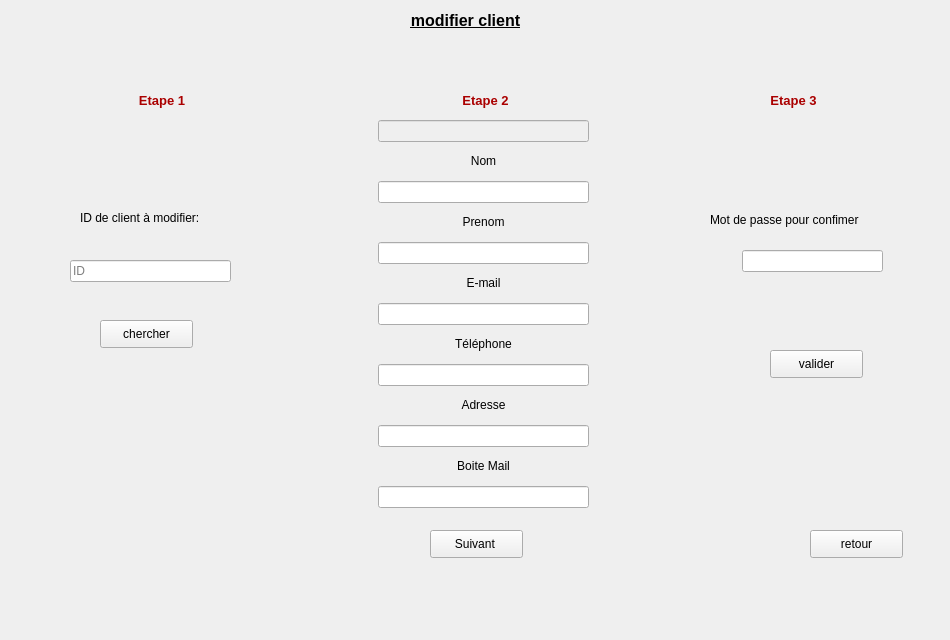
        <widget class="QWidget" name="tab_8">
         <attribute name="title">
          <string>Modifier</string>
         </attribute>
         <widget class="QLabel" name="label_83">
          <property name="geometry">
           <rect>
            <x>0</x>
            <y>-10</y>
            <width>941</width>
            <height>631</height>
           </rect>
          </property>
          <property name="text">
           <string/>
          </property>
          <property name="pixmap">
           <pixmap>../../Desktop/images qt/fond.jpg</pixmap>
          </property>
          <property name="scaledContents">
           <bool>true</bool>
          </property>
         </widget>
         <widget class="QLabel" name="label_84">
          <property name="geometry">
           <rect>
            <x>10</x>
            <y>0</y>
            <width>911</width>
            <height>41</height>
           </rect>
          </property>
          <property name="text">
           <string>&lt;html&gt;&lt;head/&gt;&lt;body&gt;&lt;p align=&quot;center&quot;&gt;&lt;span style=&quot; font-size:12pt; font-weight:600; text-decoration: underline;&quot;&gt;modifier client&lt;/span&gt;&lt;/p&gt;&lt;/body&gt;&lt;/html&gt;</string>
          </property>
         </widget>
         <widget class="QPushButton" name="retour_11">
          <property name="geometry">
           <rect>
            <x>810</x>
            <y>530</y>
            <width>93</width>
            <height>28</height>
           </rect>
          </property>
          <property name="text">
           <string>retour</string>
          </property>
         </widget>
         <widget class="QLineEdit" name="toupdate_2">
          <property name="geometry">
           <rect>
            <x>70</x>
            <y>260</y>
            <width>161</width>
            <height>22</height>
           </rect>
          </property>
          <property name="placeholderText">
           <string>ID</string>
          </property>
         </widget>
         <widget class="QLabel" name="label_85">
          <property name="geometry">
           <rect>
            <x>80</x>
            <y>210</y>
            <width>161</width>
            <height>16</height>
           </rect>
          </property>
          <property name="text">
           <string>ID de client à modifier:</string>
          </property>
         </widget>
         <widget class="QPushButton" name="cherchermodifier_2">
          <property name="geometry">
           <rect>
            <x>100</x>
            <y>320</y>
            <width>93</width>
            <height>28</height>
           </rect>
          </property>
          <property name="text">
           <string>chercher</string>
          </property>
         </widget>
         <widget class="QPushButton" name="validermodification_2">
          <property name="geometry">
           <rect>
            <x>770</x>
            <y>350</y>
            <width>93</width>
            <height>28</height>
           </rect>
          </property>
          <property name="text">
           <string>valider</string>
          </property>
         </widget>
         <widget class="QLabel" name="label_86">
          <property name="geometry">
           <rect>
            <x>270</x>
            <y>240</y>
            <width>55</width>
            <height>61</height>
           </rect>
          </property>
          <property name="text">
           <string/>
          </property>
          <property name="pixmap">
           <pixmap>../../Desktop/images qt/fleche_droite.png</pixmap>
          </property>
          <property name="scaledContents">
           <bool>true</bool>
          </property>
         </widget>
         <widget class="QLabel" name="label_87">
          <property name="geometry">
           <rect>
            <x>630</x>
            <y>240</y>
            <width>55</width>
            <height>61</height>
           </rect>
          </property>
          <property name="text">
           <string/>
          </property>
          <property name="pixmap">
           <pixmap>../../Desktop/images qt/fleche_droite.png</pixmap>
          </property>
          <property name="scaledContents">
           <bool>true</bool>
          </property>
         </widget>
         <widget class="QPushButton" name="suivantmodifier_2">
          <property name="geometry">
           <rect>
            <x>430</x>
            <y>530</y>
            <width>93</width>
            <height>28</height>
           </rect>
          </property>
          <property name="text">
           <string>Suivant </string>
          </property>
         </widget>
         <widget class="QLabel" name="image_2">
          <property name="geometry">
           <rect>
            <x>180</x>
            <y>210</y>
            <width>55</width>
            <height>16</height>
           </rect>
          </property>
          <property name="text">
           <string/>
          </property>
          <property name="scaledContents">
           <bool>true</bool>
          </property>
         </widget>
         <widget class="QLabel" name="label_88">
          <property name="geometry">
           <rect>
            <x>753</x>
            <y>90</y>
            <width>81</width>
            <height>21</height>
           </rect>
          </property>
          <property name="text">
           <string>&lt;html&gt;&lt;head/&gt;&lt;body&gt;&lt;p align=&quot;center&quot;&gt;&lt;span style=&quot; font-size:10pt; font-weight:600; color:#aa0000;&quot;&gt;Etape 3&lt;/span&gt;&lt;/p&gt;&lt;/body&gt;&lt;/html&gt;</string>
          </property>
         </widget>
         <widget class="QLabel" name="label_89">
          <property name="geometry">
           <rect>
            <x>130</x>
            <y>90</y>
            <width>64</width>
            <height>21</height>
           </rect>
          </property>
          <property name="text">
           <string>&lt;html&gt;&lt;head/&gt;&lt;body&gt;&lt;p align=&quot;center&quot;&gt;&lt;span style=&quot; font-size:10pt; font-weight:600; color:#aa0000;&quot;&gt;Etape 1&lt;/span&gt;&lt;/p&gt;&lt;/body&gt;&lt;/html&gt;</string>
          </property>
         </widget>
         <widget class="QLineEdit" name="lineEdit_19">
          <property name="geometry">
           <rect>
            <x>742</x>
            <y>250</y>
            <width>141</width>
            <height>22</height>
           </rect>
          </property>
          <property name="echoMode">
           <enum>QLineEdit::Password</enum>
          </property>
         </widget>
         <widget class="QLabel" name="label_90">
          <property name="geometry">
           <rect>
            <x>450</x>
            <y>90</y>
            <width>71</width>
            <height>21</height>
           </rect>
          </property>
          <property name="text">
           <string>&lt;html&gt;&lt;head/&gt;&lt;body&gt;&lt;p align=&quot;center&quot;&gt;&lt;span style=&quot; font-size:10pt; font-weight:600; color:#aa0000;&quot;&gt;    Etape 2&lt;/span&gt;&lt;/p&gt;&lt;/body&gt;&lt;/html&gt;</string>
          </property>
         </widget>
         <widget class="QWidget" name="layoutWidget_2">
          <property name="geometry">
           <rect>
            <x>378</x>
            <y>120</y>
            <width>211</width>
            <height>388</height>
           </rect>
          </property>
          <layout class="QVBoxLayout" name="verticalLayout_18">
           <item>
            <widget class="QLineEdit" name="lineEdit_32">
             <property name="enabled">
              <bool>false</bool>
             </property>
             <property name="readOnly">
              <bool>true</bool>
             </property>
            </widget>
           </item>
           <item>
            <widget class="QLabel" name="label_91">
             <property name="text">
              <string>&lt;html&gt;&lt;head/&gt;&lt;body&gt;&lt;p align=&quot;center&quot;&gt; Nom&lt;/p&gt;&lt;/body&gt;&lt;/html&gt;</string>
             </property>
            </widget>
           </item>
           <item>
            <widget class="QLineEdit" name="lineEdit_33"/>
           </item>
           <item>
            <widget class="QLabel" name="label_92">
             <property name="text">
              <string>&lt;html&gt;&lt;head/&gt;&lt;body&gt;&lt;p align=&quot;center&quot;&gt; Prenom&lt;/p&gt;&lt;/body&gt;&lt;/html&gt;</string>
             </property>
            </widget>
           </item>
           <item>
            <widget class="QLineEdit" name="lineEdit_34"/>
           </item>
           <item>
            <widget class="QLabel" name="label_93">
             <property name="text">
              <string>&lt;html&gt;&lt;head/&gt;&lt;body&gt;&lt;p align=&quot;center&quot;&gt;E-mail&lt;/p&gt;&lt;/body&gt;&lt;/html&gt;</string>
             </property>
            </widget>
           </item>
           <item>
            <widget class="QLineEdit" name="lineEdit_35"/>
           </item>
           <item>
            <widget class="QLabel" name="label_94">
             <property name="text">
              <string>&lt;html&gt;&lt;head/&gt;&lt;body&gt;&lt;p align=&quot;center&quot;&gt;Téléphone&lt;/p&gt;&lt;/body&gt;&lt;/html&gt;</string>
             </property>
            </widget>
           </item>
           <item>
            <widget class="QLineEdit" name="lineEdit_36"/>
           </item>
           <item>
            <widget class="QLabel" name="label_95">
             <property name="text">
              <string>&lt;html&gt;&lt;head/&gt;&lt;body&gt;&lt;p align=&quot;center&quot;&gt;Adresse&lt;/p&gt;&lt;/body&gt;&lt;/html&gt;</string>
             </property>
            </widget>
           </item>
           <item>
            <widget class="QLineEdit" name="lineEdit_37"/>
           </item>
           <item>
            <widget class="QLabel" name="label_96">
             <property name="text">
              <string>&lt;html&gt;&lt;head/&gt;&lt;body&gt;&lt;p align=&quot;center&quot;&gt;Boite Mail&lt;/p&gt;&lt;/body&gt;&lt;/html&gt;</string>
             </property>
            </widget>
           </item>
           <item>
            <widget class="QLineEdit" name="lineEdit_38"/>
           </item>
          </layout>
         </widget>
         <widget class="QLabel" name="label_97">
          <property name="geometry">
           <rect>
            <x>710</x>
            <y>210</y>
            <width>171</width>
            <height>20</height>
           </rect>
          </property>
          <property name="text">
           <string>Mot de passe pour confimer</string>
          </property>
         </widget>
        </widget>
